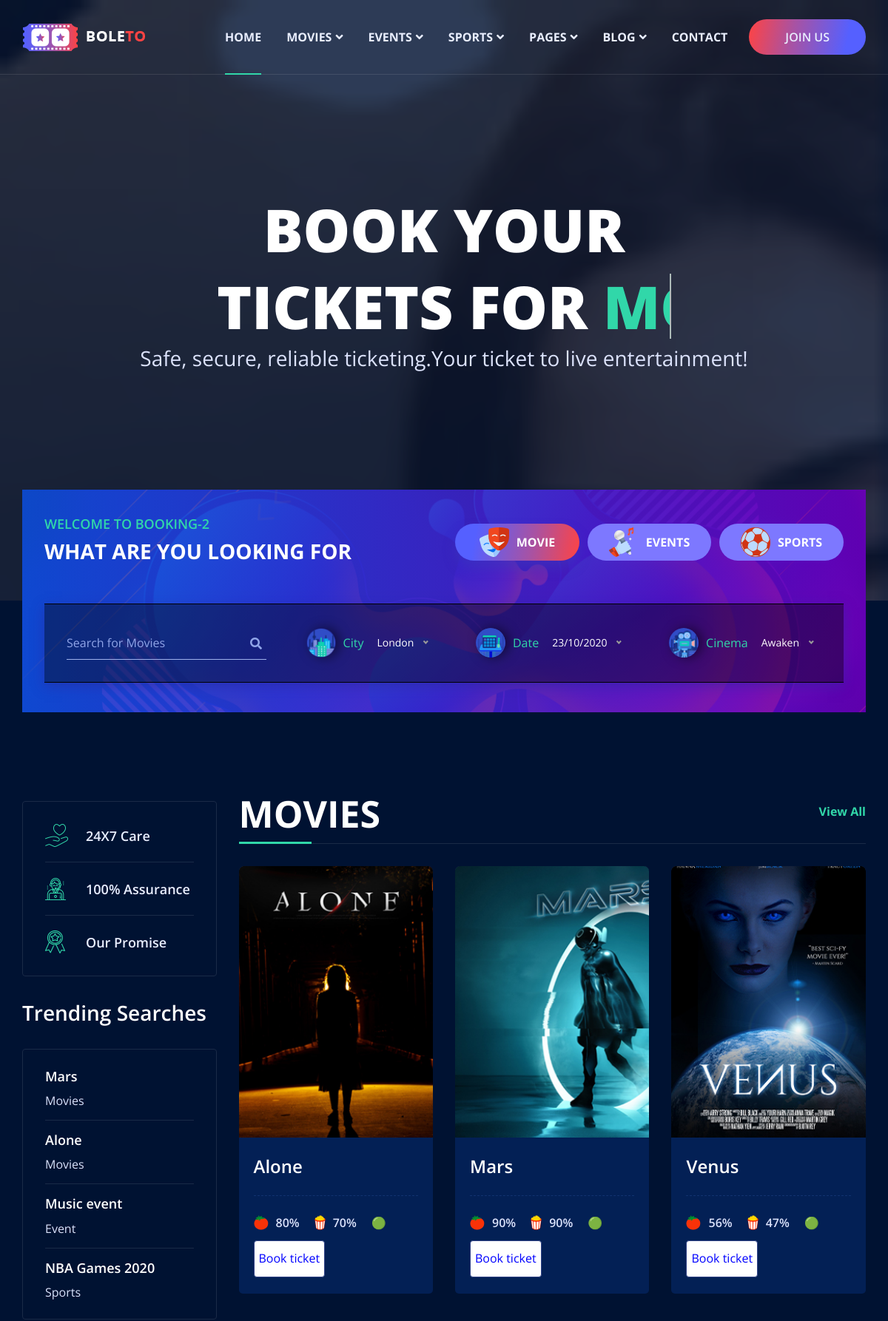
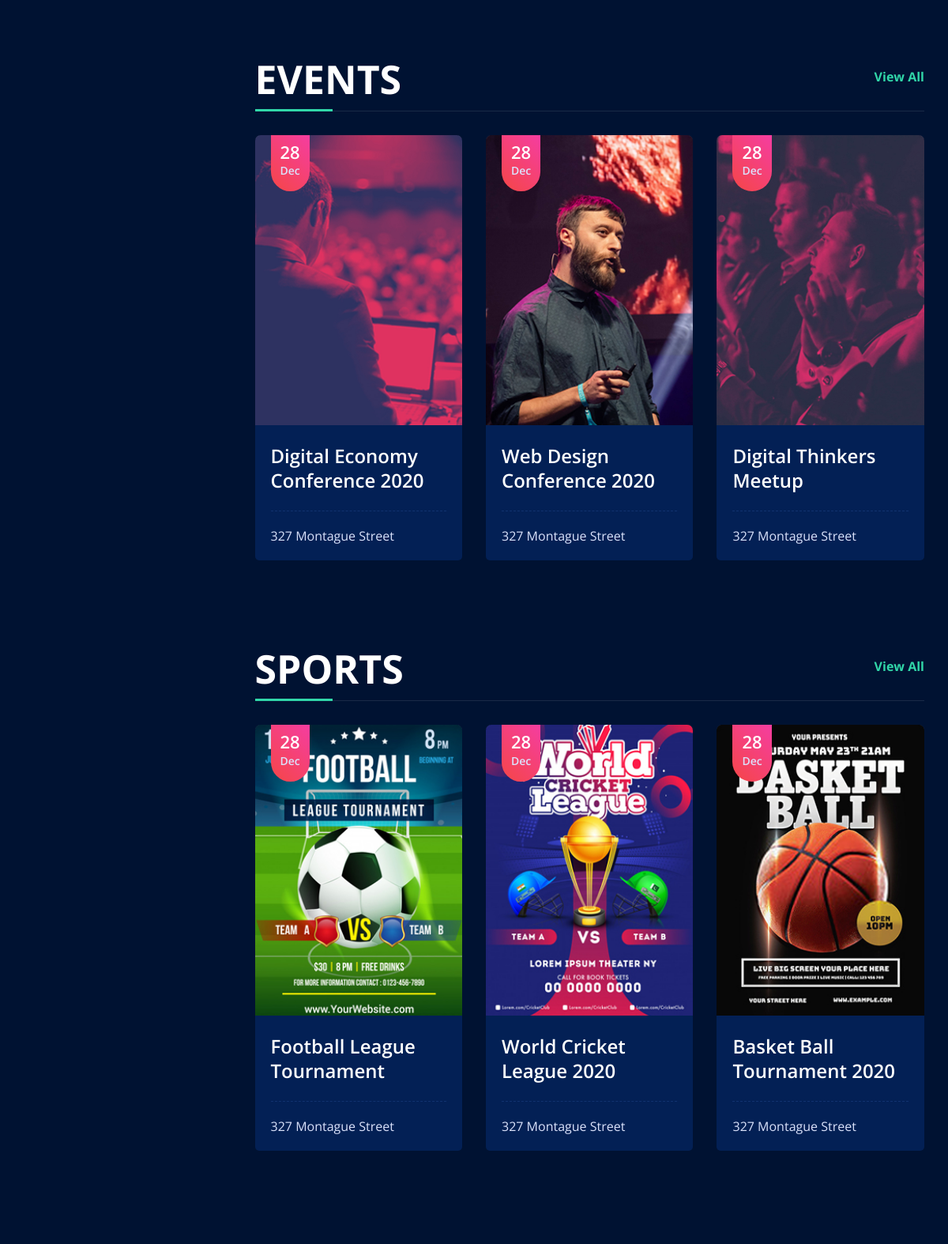
The page / (upper part) on the database its author committed (2 pictures, top to bottom).
### tables this page shows
CREATE TABLE `movie_list` (
  `movie_id` int(50) NOT NULL,
  `movie_name` varchar(255) DEFAULT NULL,
  `movie_tomato_rating` int(50) DEFAULT 0 COMMENT 'in %',
  `movie_box_office_rating` int(50) DEFAULT 0 COMMENT 'in %',
  `movie_img` varchar(255) NOT NULL DEFAULT 'assetsimagesmoviemovie01.jpg',
  `available` int(10) DEFAULT 1 COMMENT '0=not/1=yes',
  `dates` varchar(255) NOT NULL
);

### view/site/home.php (the view, shortened to what the rows shown need)
<section class="banner-section">
    <div class="container">
        <div class="banner-content">
            <h1 class="title  cd-headline clip"><span class="d-block">book your</span> tickets for
                <span class="color-theme cd-words-wrapper p-0 m-0">
                    <b class="is-visible">Movie</b>
                </span>
            </h1>
        </div>
    </div>
</section>
<section class="movie-section padding-top padding-bottom bg-two">
    <div class="container">
        <div class="row flex-wrap-reverse justify-content-center">
            <div class="col-lg-9">
                <div class="article-section padding-bottom">
                    <div class="section-header-1">
                        <h2 class="title">movies</h2>
                    </div>
                    <div class="row mb-30-none justify-content-center">
                        <?php
                        foreach ($this->get_data as $key => $value) {
                            if($key == 3){
                                break;
                            }
                            $id = $value["movie_id"];
                            $name = $value["movie_name"];
                            $tamato_rating = $value["movie_tomato_rating"];
                            $box_office_rating = $value["movie_box_office_rating"];
                            $img = $value["movie_img"];
                            $available = $value["available"];
                            ?>
                        <form class="col-sm-6 col-lg-4" action="movie-seats" method="post">
                            <div class="movie-grid">
                                <div class="movie-thumb c-thumb">
                                    <a >
                                        <img src="<?php echo $img;?>" alt="movie">
                                    </a>
                                </div>
                                <div class="movie-content bg-one">
                                    <h5 class="title m-0">
                                        <a name="movie_name" value="alone"><?php echo $name?></a>
                                    </h5>
                                    <ul class="movie-rating-percent">
                                        <li>
                                            <div class="thumb">
                                                <img src="<?php echo $this->assets;?>images/movie/tomato.png" alt="movie">
                                            </div>
                                            <span class="content" name="movie_tomato_rating" ><?php echo $tamato_rating?>%</span>
                                        </li>
                                        <li>
                                            <div class="thumb">
                                                <img src="<?php echo $this->assets;?>images/movie/cake.png" alt="movie">
                                            </div>
                                            <span class="content" name="movie_box_office_rating"><?php echo $box_office_rating?>%</span>
                                        </li>
                                        <li class="header-button pr-0">
                                                <?php echo ($available == 1)? '🟢' : '🔴';  ?>
                                        </li>
                                        <li class="header-button pr-0">
                                            <button type="submit" name="movie_id" value="<?php echo $id?>" style="color:blue;">book ticket</button>
                                        </li>
                                    </ul>
                                </div>
                            </div>
                        </form>
                        <?php
                        }
                        ?>
                    </div>
                </div>
                <div class="article-section padding-bottom">
                    <div class="section-header-1">
                        <h2 class="title">events</h2>
                    </div>
                </div>
                <div class="article-section">
                    <div class="section-header-1">
                        <h2 class="title">sports</h2>
                    </div>
                </div>
            </div>
        </div>
    </div>
</section>

### rows shown on the page
movie_list: movie_img (picture), movie_name "Alone", movie_tomato_rating "80", movie_box_office_rating "70", $id 1 (drawn)
movie_list: movie_img (picture), movie_name "Mars", movie_tomato_rating "90", movie_box_office_rating "90", $id 2 (drawn)
movie_list: movie_img (picture), movie_name "Venus", movie_tomato_rating "56", movie_box_office_rating "47", $id 3 (drawn)
